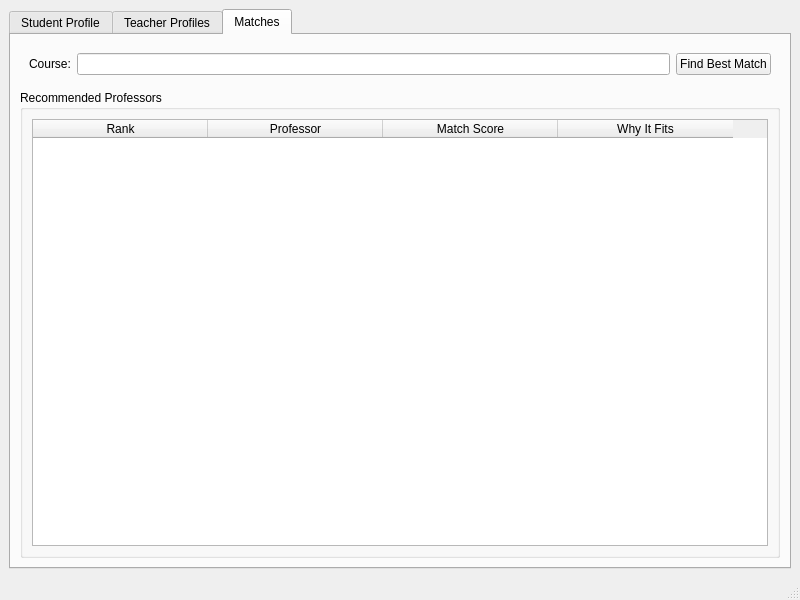
<?xml version="1.0" encoding="UTF-8"?>
<ui version="4.0">
 <class>MainWindow</class>
 <widget class="QMainWindow" name="MainWindow">
  <property name="geometry">
   <rect>
    <x>0</x>
    <y>0</y>
    <width>800</width>
    <height>600</height>
   </rect>
  </property>
  <property name="windowTitle">
   <string>MainWindow</string>
  </property>
  <widget class="QWidget" name="centralwidget">
   <layout class="QVBoxLayout" name="verticalLayout_2">
    <item>
     <layout class="QVBoxLayout" name="verticalLayout">
      <item>
       <widget class="QTabWidget" name="tabWidget">
        <property name="accessibleName">
         <string notr="true"/>
        </property>
        <property name="accessibleDescription">
         <string notr="true"/>
        </property>
        <property name="accessibleIdentifier">
         <string/>
        </property>
        <property name="currentIndex">
         <number>2</number>
        </property>
        <widget class="QWidget" name="tabStudentProfile">
         <attribute name="title">
          <string>Student Profile</string>
         </attribute>
         <layout class="QHBoxLayout" name="horizontalLayout_3">
          <item>
           <widget class="QGroupBox" name="grpCourses">
            <property name="title">
             <string>Courses Detected</string>
            </property>
            <property name="flat">
             <bool>false</bool>
            </property>
            <property name="checkable">
             <bool>false</bool>
            </property>
            <layout class="QVBoxLayout" name="verticalLayout_3">
             <item>
              <widget class="QPushButton" name="btnUploadTranscript">
               <property name="text">
                <string>Upload Transcript CSV</string>
               </property>
               <property name="iconSize">
                <size>
                 <width>21</width>
                 <height>16</height>
                </size>
               </property>
              </widget>
             </item>
             <item>
              <widget class="QPushButton" name="btnLoadCatalog">
               <property name="text">
                <string>Load Course Catalog</string>
               </property>
              </widget>
             </item>
             <item>
              <widget class="QTableWidget" name="tblStudentCourses">
               <attribute name="horizontalHeaderDefaultSectionSize">
                <number>180</number>
               </attribute>
               <column>
                <property name="text">
                 <string>Course</string>
                </property>
               </column>
               <column>
                <property name="text">
                 <string>Grade</string>
                </property>
               </column>
               <column>
                <property name="text">
                 <string>Style Tags</string>
                </property>
               </column>
              </widget>
             </item>
             <item>
              <widget class="QGroupBox" name="grpStudentProfile">
               <property name="title">
                <string>Inferred Learning Style</string>
               </property>
               <layout class="QFormLayout" name="formLayout_2">
                <item row="0" column="0">
                 <widget class="QLabel" name="lblWriting">
                  <property name="text">
                   <string>Writing-heavy:</string>
                  </property>
                 </widget>
                </item>
                <item row="0" column="1">
                 <widget class="QProgressBar" name="barWriting">
                  <property name="value">
                   <number>24</number>
                  </property>
                 </widget>
                </item>
                <item row="1" column="0">
                 <widget class="QLabel" name="lblInteractive">
                  <property name="text">
                   <string>Interactive:</string>
                  </property>
                 </widget>
                </item>
                <item row="1" column="1">
                 <widget class="QProgressBar" name="barInteractive">
                  <property name="value">
                   <number>24</number>
                  </property>
                 </widget>
                </item>
                <item row="2" column="0">
                 <widget class="QLabel" name="lblExam">
                  <property name="text">
                   <string>Exam-based:</string>
                  </property>
                 </widget>
                </item>
                <item row="2" column="1">
                 <widget class="QProgressBar" name="barExam">
                  <property name="value">
                   <number>24</number>
                  </property>
                 </widget>
                </item>
                <item row="3" column="0">
                 <widget class="QLabel" name="lblLecture">
                  <property name="text">
                   <string>Lecture:</string>
                  </property>
                 </widget>
                </item>
                <item row="3" column="1">
                 <widget class="QProgressBar" name="barLecture">
                  <property name="value">
                   <number>24</number>
                  </property>
                 </widget>
                </item>
               </layout>
              </widget>
             </item>
            </layout>
           </widget>
          </item>
          <item>
           <spacer name="horizontalSpacer">
            <property name="orientation">
             <enum>Qt::Orientation::Horizontal</enum>
            </property>
            <property name="sizeType">
             <enum>QSizePolicy::Policy::Ignored</enum>
            </property>
            <property name="sizeHint" stdset="0">
             <size>
              <width>40</width>
              <height>20</height>
             </size>
            </property>
           </spacer>
          </item>
         </layout>
        </widget>
        <widget class="QWidget" name="tabTeacherProfiles">
         <attribute name="title">
          <string>Teacher Profiles</string>
         </attribute>
         <layout class="QHBoxLayout" name="horizontalLayout_4">
          <item>
           <widget class="QGroupBox" name="grpTeachers">
            <property name="title">
             <string>Teachers</string>
            </property>
            <layout class="QVBoxLayout" name="verticalLayout_4">
             <item>
              <widget class="QPushButton" name="btnLoadSyllabi">
               <property name="text">
                <string>Load Syllabi Folder</string>
               </property>
              </widget>
             </item>
             <item>
              <widget class="QPushButton" name="btnLoadReviews">
               <property name="text">
                <string>Load Reviews CSV</string>
               </property>
              </widget>
             </item>
             <item>
              <widget class="QTableWidget" name="tblTeachers">
               <attribute name="horizontalHeaderDefaultSectionSize">
                <number>235</number>
               </attribute>
               <column>
                <property name="text">
                 <string>Name</string>
                </property>
               </column>
               <column>
                <property name="text">
                 <string>Course</string>
                </property>
               </column>
               <column>
                <property name="text">
                 <string>Style Tags</string>
                </property>
               </column>
              </widget>
             </item>
             <item>
              <widget class="QGroupBox" name="grpTeacherProfile">
               <property name="title">
                <string>Teaching Style (Selected Teacher)</string>
               </property>
               <layout class="QFormLayout" name="formLayout">
                <item row="0" column="0">
                 <widget class="QLabel" name="lblTeachLecture">
                  <property name="text">
                   <string>Lecture:</string>
                  </property>
                 </widget>
                </item>
                <item row="0" column="1">
                 <widget class="QProgressBar" name="barTeachLecture">
                  <property name="value">
                   <number>24</number>
                  </property>
                 </widget>
                </item>
                <item row="1" column="0">
                 <widget class="QLabel" name="lblTeachInteractive">
                  <property name="text">
                   <string>Interactive:</string>
                  </property>
                 </widget>
                </item>
                <item row="1" column="1">
                 <widget class="QProgressBar" name="barTeachInteractive">
                  <property name="value">
                   <number>24</number>
                  </property>
                 </widget>
                </item>
                <item row="2" column="0">
                 <widget class="QLabel" name="lblTeachWriting">
                  <property name="text">
                   <string>Writing:</string>
                  </property>
                 </widget>
                </item>
                <item row="3" column="0">
                 <widget class="QLabel" name="lblTeachExams">
                  <property name="text">
                   <string>Exams:</string>
                  </property>
                 </widget>
                </item>
                <item row="2" column="1">
                 <widget class="QProgressBar" name="barTeachWriting">
                  <property name="value">
                   <number>24</number>
                  </property>
                 </widget>
                </item>
                <item row="3" column="1">
                 <widget class="QProgressBar" name="barTeachExams">
                  <property name="value">
                   <number>24</number>
                  </property>
                 </widget>
                </item>
               </layout>
              </widget>
             </item>
            </layout>
           </widget>
          </item>
          <item>
           <widget class="QWidget" name="widget" native="true">
            <layout class="QHBoxLayout" name="horizontalLayout"/>
           </widget>
          </item>
         </layout>
        </widget>
        <widget class="QWidget" name="tabMatches">
         <property name="accessibleName">
          <string notr="true"/>
         </property>
         <attribute name="title">
          <string>Matches</string>
         </attribute>
         <layout class="QVBoxLayout" name="verticalLayout_6">
          <item>
           <widget class="QWidget" name="widget_2" native="true">
            <layout class="QHBoxLayout" name="horizontalLayout_2">
             <item>
              <widget class="QLabel" name="lblCourse">
               <property name="text">
                <string>Course:</string>
               </property>
              </widget>
             </item>
             <item>
              <widget class="QLineEdit" name="editCourseSearch"/>
             </item>
             <item>
              <widget class="QPushButton" name="btnFindMatch">
               <property name="text">
                <string>Find Best Match</string>
               </property>
              </widget>
             </item>
            </layout>
           </widget>
          </item>
          <item>
           <widget class="QGroupBox" name="grpMatches">
            <property name="title">
             <string>Recommended Professors</string>
            </property>
            <layout class="QVBoxLayout" name="verticalLayout_5">
             <item>
              <widget class="QTableWidget" name="tblMatches">
               <attribute name="horizontalHeaderDefaultSectionSize">
                <number>175</number>
               </attribute>
               <column>
                <property name="text">
                 <string>Rank</string>
                </property>
               </column>
               <column>
                <property name="text">
                 <string>Professor</string>
                </property>
               </column>
               <column>
                <property name="text">
                 <string>Match Score</string>
                </property>
               </column>
               <column>
                <property name="text">
                 <string>Why It Fits</string>
                </property>
               </column>
              </widget>
             </item>
            </layout>
           </widget>
          </item>
         </layout>
        </widget>
       </widget>
      </item>
     </layout>
    </item>
   </layout>
  </widget>
  <widget class="QStatusBar" name="statusbar"/>
 </widget>
 <resources/>
 <connections/>
</ui>
